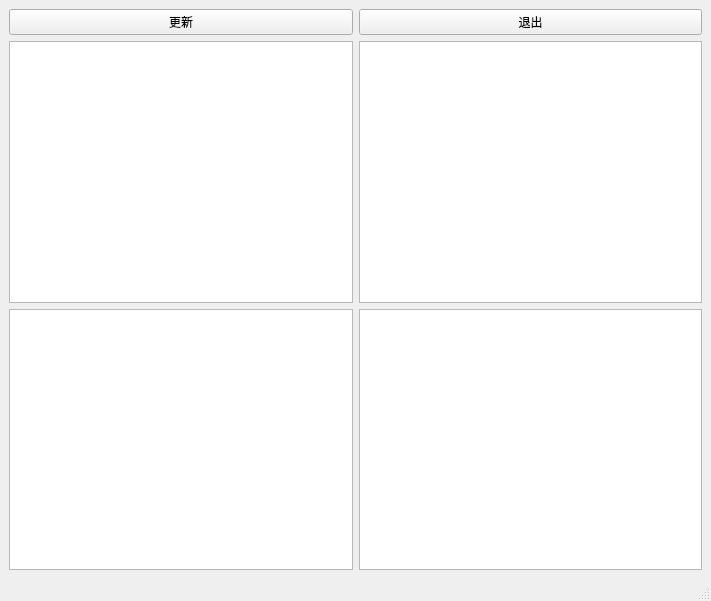
<?xml version="1.0" encoding="UTF-8"?>
<ui version="4.0">
 <class>MainWindow</class>
 <widget class="QMainWindow" name="MainWindow">
  <property name="geometry">
   <rect>
    <x>0</x>
    <y>0</y>
    <width>711</width>
    <height>601</height>
   </rect>
  </property>
  <property name="windowTitle">
   <string>MainWindow</string>
  </property>
  <property name="windowIcon">
   <iconset>
    <normaloff>favicon.png</normaloff>favicon.png</iconset>
  </property>
  <widget class="QWidget" name="centralwidget">
   <layout class="QGridLayout" name="gridLayout_2">
    <item row="0" column="0">
     <layout class="QGridLayout" name="gridLayout">
      <item row="0" column="1">
       <widget class="QPushButton" name="quitButton">
        <property name="text">
         <string>退出</string>
        </property>
       </widget>
      </item>
      <item row="0" column="0">
       <widget class="QPushButton" name="updateButton">
        <property name="text">
         <string>更新</string>
        </property>
       </widget>
      </item>
      <item row="1" column="0">
       <widget class="QListView" name="tradeView"/>
      </item>
      <item row="1" column="1">
       <widget class="QGraphicsView" name="depthGraphics"/>
      </item>
      <item row="3" column="1">
       <widget class="QTableView" name="asksTable"/>
      </item>
      <item row="3" column="0">
       <widget class="QTableView" name="bidsTable"/>
      </item>
     </layout>
    </item>
   </layout>
  </widget>
  <widget class="QMenuBar" name="menubar">
   <property name="geometry">
    <rect>
     <x>0</x>
     <y>0</y>
     <width>711</width>
     <height>23</height>
    </rect>
   </property>
  </widget>
  <widget class="QStatusBar" name="statusBar"/>
 </widget>
 <tabstops>
  <tabstop>tradeView</tabstop>
  <tabstop>bidsTable</tabstop>
  <tabstop>asksTable</tabstop>
  <tabstop>updateButton</tabstop>
  <tabstop>quitButton</tabstop>
 </tabstops>
 <resources/>
 <connections>
  <connection>
   <sender>updateButton</sender>
   <signal>clicked()</signal>
   <receiver>tradeView</receiver>
   <slot>update()</slot>
   <hints>
    <hint type="sourcelabel">
     <x>121</x>
     <y>48</y>
    </hint>
    <hint type="destinationlabel">
     <x>124</x>
     <y>85</y>
    </hint>
   </hints>
  </connection>
  <connection>
   <sender>updateButton</sender>
   <signal>clicked()</signal>
   <receiver>depthGraphics</receiver>
   <slot>update()</slot>
   <hints>
    <hint type="sourcelabel">
     <x>184</x>
     <y>42</y>
    </hint>
    <hint type="destinationlabel">
     <x>404</x>
     <y>130</y>
    </hint>
   </hints>
  </connection>
 </connections>
</ui>
